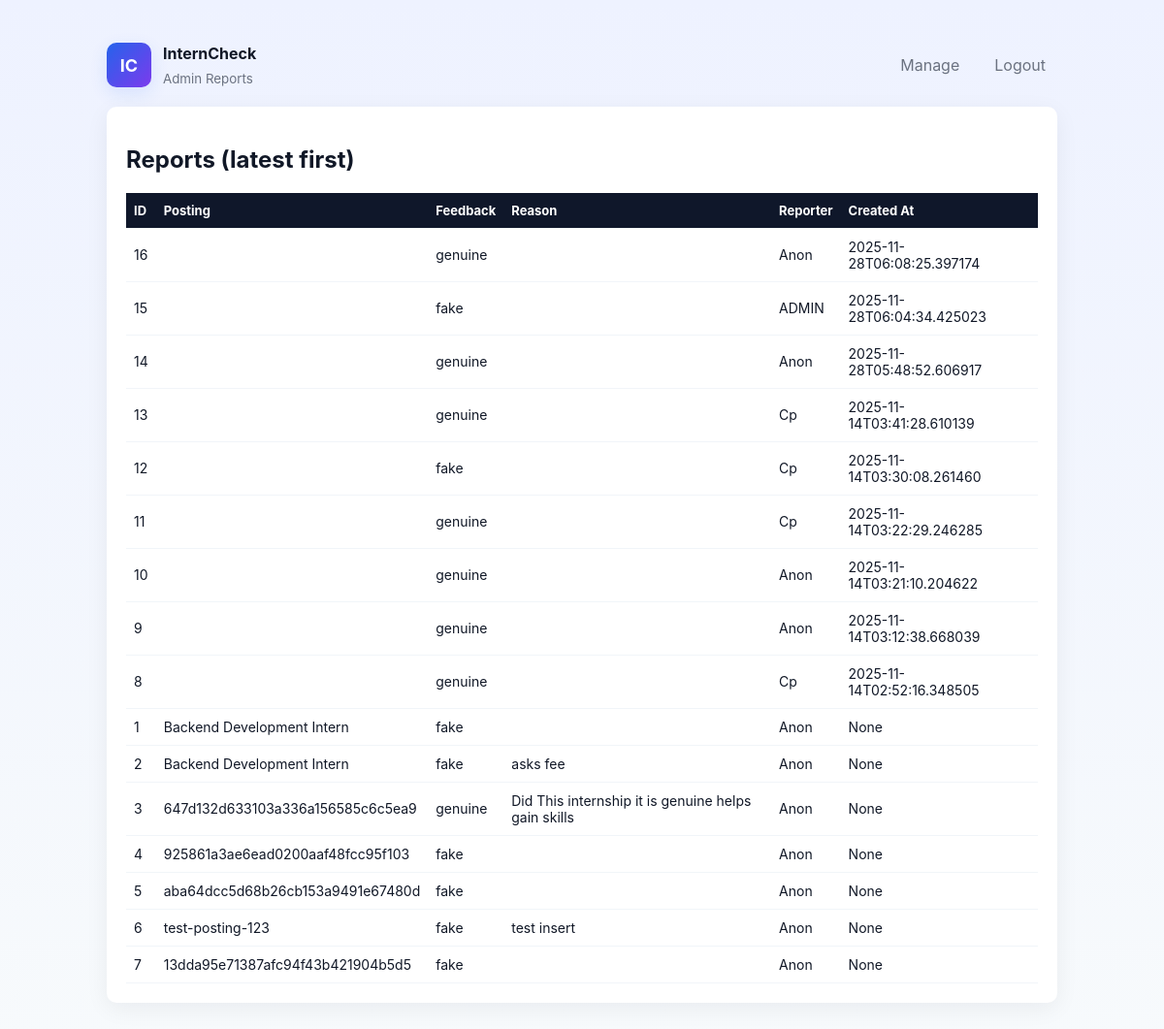
The page /admin/reports (signed in) on the database its author committed.
### tables this page shows
CREATE TABLE reports (
    id INTEGER PRIMARY KEY AUTOINCREMENT,
    posting_id TEXT NOT NULL,
    user_feedback TEXT NOT NULL,
    reason TEXT
, reporter_id INTEGER, created_at TEXT);

CREATE TABLE users (
    id INTEGER PRIMARY KEY AUTOINCREMENT,
    username TEXT UNIQUE NOT NULL,
    password TEXT NOT NULL
, full_name TEXT, email TEXT, skills TEXT, created_at TEXT, role TEXT);

CREATE TABLE internships (
        id INTEGER PRIMARY KEY AUTOINCREMENT,
        company_id INTEGER,
        title TEXT NOT NULL,
        description TEXT,
        location TEXT,
        stipend TEXT,
        skills_required TEXT,
        category TEXT,
        created_at TEXT,
        FOREIGN KEY(company_id) REFERENCES users(id)
    );

### app.py (the view)
@app.route("/admin/reports")
def admin_reports():
    user = get_current_user()
    if not user or user.get("role") != "admin":
        flash("Admin access required.")
        return redirect(url_for("login"))
    rows = query_all("""SELECT r.id, r.posting_id, r.user_feedback AS feedback, r.reason, r.reporter_id, r.created_at,
                               u.username as reporter_username, i.title as internship_title
                        FROM reports r
                        LEFT JOIN users u ON r.reporter_id = u.id
                        LEFT JOIN internships i ON r.posting_id = i.id
                        ORDER BY r.created_at DESC""")
    reports = [dict(r) for r in rows] if rows else []
    return render_template("admin_reports.html", reports=reports)

### app.py (called while the page is built)
def get_db_conn():
    os.makedirs(DB_DIR, exist_ok=True)
    conn = sqlite3.connect(DB_PATH, timeout=30, check_same_thread=False)
    conn.row_factory = sqlite3.Row
    return conn

def query_one(query, params=()):
    conn = get_db_conn()
    cur = conn.cursor()
    cur.execute(query, params)
    row = cur.fetchone()
    conn.close()
    return row

def query_all(query, params=()):
    conn = get_db_conn()
    cur = conn.cursor()
    cur.execute(query, params)
    rows = cur.fetchall()
    conn.close()
    return rows

def get_current_user():
    uid = session.get('user_id')
    if not uid:
        return None
    row = query_one("SELECT * FROM users WHERE id = ?", (uid,))
    return dict(row) if row else None

@app.context_processor
def inject_user():
    return dict(user=get_current_user())

### templates/admin_reports.html (shortened to what this page needs)
<!DOCTYPE html>
<html lang="en">
<head>
  <link rel="stylesheet" href="{{ url_for('static', filename='style.css') }}">
</head>
<body>
  <div class="app" style="max-width:980px;margin:20px auto;">
    <header class="header">
      <a class="brand" href="{{ url_for('index') }}"><div class="logo">IC</div><div><div style="font-weight:700">InternCheck</div><small class="muted">Admin Reports</small></div></a>
      <nav><div class="links"><a href="{{ url_for('manage') }}">Manage</a><a href="{{ url_for('logout') }}">Logout</a></div></nav>
    </header>
    <main class="container">
      <h2>Reports (latest first)</h2>
      {% if reports %}
        <table class="table">
          <thead><tr><th>ID</th><th>Posting</th><th>Feedback</th><th>Reason</th><th>Reporter</th><th>Created At</th></tr></thead>
          <tbody>
            {% for r in reports %}
            <tr>
              <td>{{ r.id }}</td>
              <td>{{ r.internship_title or r.posting_id }}</td>
              <td>{{ r.feedback or r.user_feedback }}</td>
              <td>{{ r.reason }}</td>
              <td>{{ r.reporter_username or 'Anon' }}</td>
              <td>{{ r.created_at }}</td>
            </tr>
            {% endfor %}
          </tbody>
        </table>
      {% else %}
        <p class="muted">No reports found.</p>
      {% endif %}
    </main>
  </div>
</body>
</html>

### static/style.css (style rules this page uses)
:root { --bg:#f6f8fb; --card:#ffffff; --muted:#6b7280; --accent:#2563eb; --success:#16a34a; --danger:#ef4444; --warn:#f59e0b; --rounded:10px; --maxwidth:980px; --glass: rgba(255,255,255,0.7); }
* { box-sizing:border-box }
body { margin:0; font-family: Inter, system-ui, -apple-system, "Segoe UI", Roboto, "Helvetica Neue", Arial; background: linear-gradient(180deg,#eef2ff 0%, #f7fafc 100%); color:#111827; -webkit-font-smoothing:antialiased; -moz-osx-font-smoothing:grayscale; padding:24px; display:flex; justify-content:center; }
.app { width:100%; max-width:var(--maxwidth); }
.header { display:flex; align-items:center; justify-content:space-between; gap:12px; margin-bottom:20px; }
.brand { display:flex; align-items:center; gap:12px; text-decoration:none; color:inherit; }
.logo { width:46px; height:46px; border-radius:10px; background:linear-gradient(135deg,var(--accent), #7c3aed); display:flex; align-items:center; justify-content:center; color:white; font-weight:700; font-size:18px; box-shadow:0 6px 18px rgba(37,99,235,0.12); }
nav .links { display:flex; gap:12px; align-items:center; }
nav .links a { color:var(--muted); text-decoration:none; padding:8px 12px; border-radius:8px; }
.container { background:var(--card); border-radius:var(--rounded); padding:20px; box-shadow: 0 6px 24px rgba(15,23,42,0.06); }
small.muted { color:var(--muted); display:block; margin-top:8px }
.table { width:100%; border-collapse:collapse; }
.table th, .table td { padding:10px 8px; border-bottom:1px solid #f1f5f9; text-align:left; font-size:14px; }
.table th { background:#0f172a; color:white; font-size:13px; }

### rows shown on the page
reports: id "16", user_feedback "genuine", reporter_username "Anon", created_at "2025-11-28T06:08:25.397174"
reports: id "15", user_feedback "fake", username "ADMIN", created_at "2025-11-28T06:04:34.425023"
reports: id "14", user_feedback "genuine", reporter_username "Anon", created_at "2025-11-28T05:48:52.606917"
reports: id "13", user_feedback "genuine", username "Cp", created_at "2025-11-14T03:41:28.610139"
reports: id "12", user_feedback "fake", username "Cp", created_at "2025-11-14T03:30:08.261460"
reports: id "11", user_feedback "genuine", username "Cp", created_at "2025-11-14T03:22:29.246285"
reports: id "10", user_feedback "genuine", reporter_username "Anon", created_at "2025-11-14T03:21:10.204622"
reports: id "9", user_feedback "genuine", reporter_username "Anon", created_at "2025-11-14T03:12:38.668039"
reports: id "8", user_feedback "genuine", username "Cp", created_at "2025-11-14T02:52:16.348505"
reports: id "1", title "Backend Development Intern", user_feedback "fake", reporter_username "Anon", created_at "None"
reports: id "2", title "Backend Development Intern", user_feedback "fake", reason "asks fee", reporter_username "Anon", created_at "None"
reports: id "3", posting "647d132d633103a336a156585c6c5ea9", user_feedback "genuine", reason "Did This internship it is genuine helps gain skills", reporter_username "Anon", created_at "None"
reports: id "4", posting "925861a3ae6ead0200aaf48fcc95f103", user_feedback "fake", reporter_username "Anon", created_at "None"
reports: id "5", posting "aba64dcc5d68b26cb153a9491e67480d", user_feedback "fake", reporter_username "Anon", created_at "None"
reports: id "6", posting "test-posting-123", user_feedback "fake", reason "test insert", reporter_username "Anon", created_at "None"
reports: id "7", posting "13dda95e71387afc94f43b421904b5d5", user_feedback "fake", reporter_username "Anon", created_at "None"
